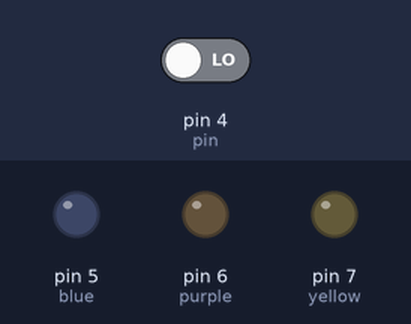
Simulated run of this sketch. Board: Arduino Uno, built with avr-gcc and run on an emulated ATmega328P. Shown: output pins drawn as LEDs (lit = HIGH). The test bench sets the inputs (shaded band); at power-on: pin 4 (pin) LOW.

Above: at 1.2 s.
1.3 s: pin 4 (pin) driven HIGH
At 2.1 s:
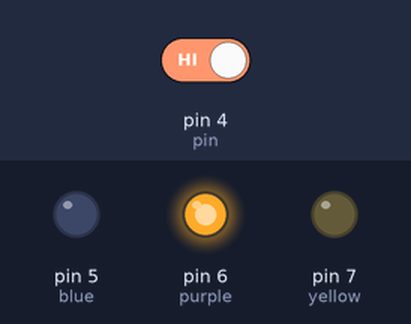
2.8 s: pin 4 (pin) driven LOW
At 3.3 s:
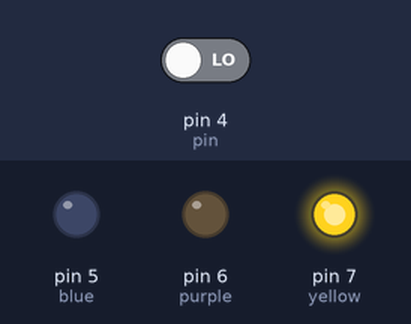
Timing chart, 0 to 5.8 s (numbered marks = the images above; inputs shaded):
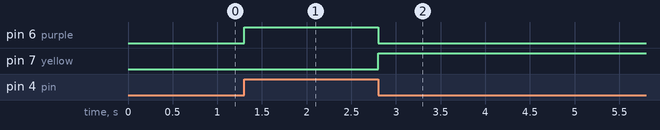

The sketch:

sns.ino
```cpp
#define pin 4
int pinStateCurrent=LOW;
int pinStatePrevious=LOW;
int blue=5;
int purple=6;
int yellow=7;
void setup() {
//Serial.begin(9600);
pinMode(pin,INPUT);
pinMode(blue,OUTPUT);
pinMode(purple,OUTPUT);
pinMode(yellow,OUTPUT);}
void loop() {
pinStatePrevious=pinStateCurrent;//store old state
pinStateCurrent=digitalRead(pin);//read new state
if(pinStatePrevious==LOW&&pinStateCurrent==HIGH){
//pin state change LOW->HIGH
//Serial.println("MOTION ON");
digitalWrite(blue,LOW);
digitalWrite(purple,HIGH);
digitalWrite(yellow,LOW);
delay(500);}
else
if(pinStatePrevious==HIGH&&pinStateCurrent==LOW){
//pin state change HIGH->LOW
//Serial.println("MOTION OFF");
digitalWrite(blue,LOW);
digitalWrite(purple,LOW);
digitalWrite(yellow,HIGH);
delay(500);}}
```

Measured:
- after the input at 1.3 s, pin 6 (purple): LOW → HIGH at once
- after the input at 2.8 s, pin 6 (purple): HIGH → LOW at once; pin 7 (yellow): LOW → HIGH at once
